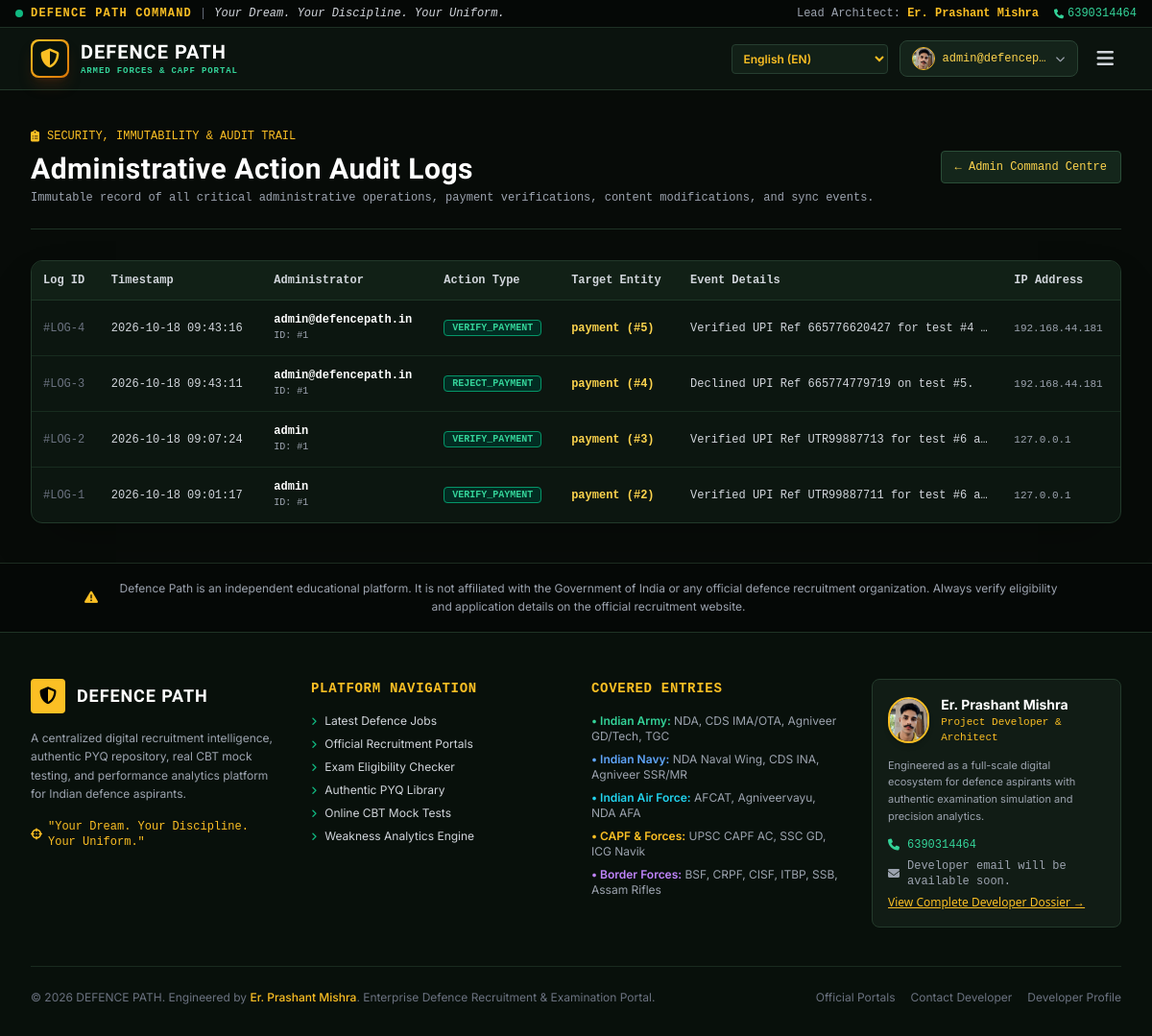
Screenshot of /admin/audit-logs (signed in) with the database file from the repository.
### tables this page shows
CREATE TABLE admin_audit_logs (
        id INTEGER PRIMARY KEY AUTOINCREMENT,
        admin_id INTEGER NOT NULL,
        admin_username TEXT NOT NULL,
        action TEXT NOT NULL,
        target_type TEXT NOT NULL,
        target_id TEXT,
        details TEXT,
        ip_address TEXT,
        created_at TIMESTAMP DEFAULT CURRENT_TIMESTAMP
    );

### app.py (the view)
@app.route('/admin/audit-logs')
@admin_required
def admin_audit_logs_view():
    db = get_db()
    c = db.cursor()
    c.execute("SELECT * FROM admin_audit_logs ORDER BY id DESC LIMIT 100")
    logs = [dict(l) for l in c.fetchall()]
    return render_template('admin/audit_logs.html', logs=logs)

### app.py (called while the page is built)
def get_db():
    if 'db' not in g:
        g.db = database.get_db()
    return g.db

def admin_required(f):
    @wraps(f)
    def decorated_function(*args, **kwargs):
        if not session.get('user_id'):
            flash("Administrator authentication required.", "warning")
            return redirect(url_for('admin_login', next=request.url))
        if session.get('role') != 'admin':
            flash("Access denied. Insufficient administrative privileges.", "danger")
            return redirect(url_for('home'))
        return f(*args, **kwargs)
    return decorated_function

### database.py (called while the page is built)
def get_db():
    conn = sqlite3.connect(DB_PATH, timeout=30.0)
    conn.row_factory = sqlite3.Row
    conn.execute("PRAGMA foreign_keys = ON")
    conn.execute("PRAGMA journal_mode = WAL")
    return conn

### templates/admin/audit_logs.html (shortened to what this page needs)
{% extends "base.html" %}
{% block content %}
<section class="py-10 px-4 sm:px-6 lg:px-8 max-w-7xl mx-auto">
  <div class="mb-8 pb-6 border-b border-[#1E3325] flex flex-col sm:flex-row sm:items-center justify-between gap-4">
    <div>
      <div class="flex items-center space-x-2 text-xs font-mono text-amber-400 mb-2">
        <i class="fa-solid fa-clipboard-list"></i>
        <span>SECURITY, IMMUTABILITY & AUDIT TRAIL</span>
      </div>
      <h1 class="text-3xl font-extrabold font-['Chakra_Petch'] text-white">
        Administrative Action Audit Logs
      </h1>
      <p class="text-xs text-gray-400 font-mono mt-1">
        Immutable record of all critical administrative operations, payment verifications, content modifications, and sync events.
      </p>
    </div>
    <a href="/admin" class="bg-[#14261B] hover:bg-[#1E3B2A] text-amber-300 border border-[#2B4E38] px-3.5 py-2 rounded text-xs font-mono">
      &larr; Admin Command Centre
    </a>
  </div>
  <div class="bg-[#0C1610] border border-[#22392A] rounded-xl overflow-hidden shadow-2xl">
    <div class="overflow-x-auto">
      <table class="w-full text-left text-xs font-mono">
        <thead class="bg-[#112016] text-gray-300 border-b border-[#1E3626]">
          <tr>
            <th class="p-3">Log ID</th>
            <th class="p-3">Timestamp</th>
            <th class="p-3">Administrator</th>
            <th class="p-3">Action Type</th>
            <th class="p-3">Target Entity</th>
            <th class="p-3">Event Details</th>
            <th class="p-3">IP Address</th>
          </tr>
        </thead>
        <tbody class="divide-y divide-[#182C1F]">
          {% if logs %}
            {% for l in logs %}
              <tr class="hover:bg-[#122218] transition-colors">
                <td class="p-3 font-mono text-gray-500">#LOG-{{ l.id }}</td>
                <td class="p-3 text-gray-300">{{ l.created_at }}</td>
                <td class="p-3">
                  <span class="text-white font-bold block">{{ l.admin_username }}</span>
                  <span class="text-[10px] text-gray-400">ID: #{{ l.admin_id }}</span>
                </td>
                <td class="p-3">
                  <span class="px-2 py-0.5 rounded text-[10px] font-bold uppercase
                    {% if 'PAYMENT' in l.action %}bg-emerald-950 text-emerald-400 border border-emerald-600
                    {% elif 'PRICE' in l.action %}bg-amber-950 text-amber-300 border border-amber-600
                    {% elif 'DELETE' in l.action %}bg-rose-950 text-rose-300 border border-rose-600
                    {% else %}bg-[#152B1E] text-blue-300 border border-[#23422E]{% endif %}">
                    {{ l.action }}
                  </span>
                </td>
                <td class="p-3 text-amber-300 font-semibold">
                  {{ l.target_type }} {% if l.target_id %}(#{{ l.target_id }}){% endif %}
                </td>
                <td class="p-3 text-gray-300 max-w-xs truncate" title="{{ l.details }}">
                  {{ l.details or 'Completed successfully' }}
                </td>
                <td class="p-3 text-gray-400 text-[11px] font-mono">{{ l.ip_address or 'Local / System' }}</td>
              </tr>
            {% endfor %}
          {% else %}
            <tr>
              <td colspan="7" class="p-8 text-center text-gray-500 font-mono text-xs">
                No administrative audit entries logged yet.
              </td>
            </tr>
          {% endif %}
        </tbody>
      </table>
    </div>
  </div>
</section>
{% endblock %}

### static/css/theme.css (style rules this page uses)
:root { --bg-primary: #070B08; --bg-secondary: #0E1712; --bg-card: #132019; --bg-card-hover: #192B22; --military-green: #1F3F2D; --military-green-light: #2A543D; --military-gold: #D4AF37; --military-gold-hover: #E5C158; --military-gold-glow: rgba(212, 175, 55, 0.25); --border-color: #24382D; --border-gold: rgba(212, 175, 55, 0.4); --text-primary: #F0F5F2; --text-secondary: #A0B3A8; --text-muted: #6C8276; }
body { font-family: 'Inter', -apple-system, BlinkMacSystemFont, 'Segoe UI', Roboto, sans-serif; background-color: var(--bg-primary); color: var(--text-primary); margin: 0; padding: 0; overflow-x: hidden; line-height: 1.6; }
h1, h2, h3, h4, .military-font { font-family: 'Chakra Petch', 'Inter', sans-serif; letter-spacing: 0.5px; }

### rows the page displays
admin_audit_logs: id "4", created_at "2026-10-18 09:43:16", admin_username "admin@defencepath.in", admin_id "1", action "VERIFY_PAYMENT", target_type "payment", target_id "5", details "Verified UPI Ref 665776620427 for test #4…", ip_address "192.168.44.181"
admin_audit_logs: id "3", created_at "2026-10-18 09:43:11", admin_username "admin@defencepath.in", admin_id "1", action "REJECT_PAYMENT", target_type "payment", target_id "4", details "Declined UPI Ref 665774779719 on test #5.", ip_address "192.168.44.181"
admin_audit_logs: id "2", created_at "2026-10-18 09:07:24", admin_username "admin", admin_id "1", action "VERIFY_PAYMENT", target_type "payment", target_id "3", details "Verified UPI Ref UTR99887713 for test #6 a…", ip_address "127.0.0.1"
admin_audit_logs: id "1", created_at "2026-10-18 09:01:17", admin_username "admin", admin_id "1", action "VERIFY_PAYMENT", target_type "payment", target_id "2", details "Verified UPI Ref UTR99887711 for test #6 a…", ip_address "127.0.0.1"

### other values shown
{{ session.get('username') }} "admin@defencep…"
